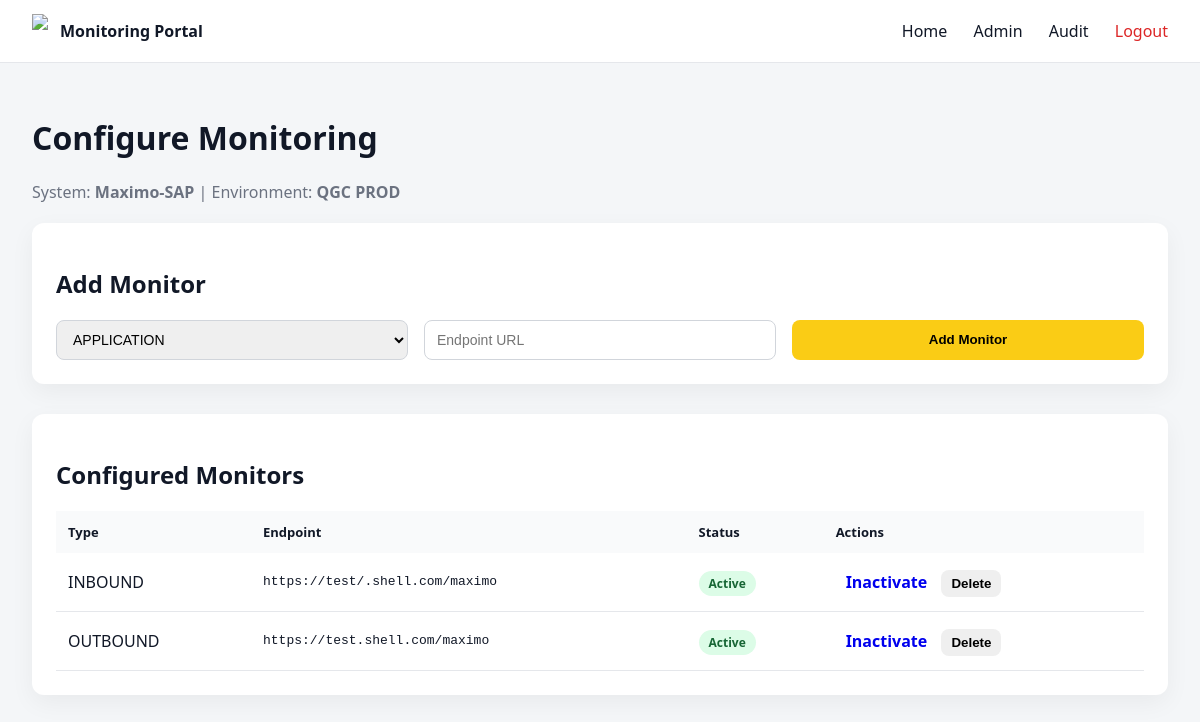
The page /admin/system/3/configure (signed in) on the database its author committed.
### models.py (models this page shows)
class System(db.Model):
    id = db.Column(db.Integer, primary_key=True)
    name = db.Column(db.String(120), nullable=False)
    environment = db.Column(db.String(20), nullable=False)
    is_active = db.Column(db.Boolean, default=True)
    created_at = db.Column(db.DateTime, default=datetime.utcnow)

class MonitorConfig(db.Model):
    id = db.Column(db.Integer, primary_key=True)
    system_id = db.Column(db.Integer, db.ForeignKey("system.id"))
    monitor_type = db.Column(db.String(30))   # APPLICATION / INBOUND / OUTBOUND
    endpoint_url = db.Column(db.String(300))
    is_active = db.Column(db.Boolean, default=True)

### app.py (the view, shortened to what this page needs)
@app.route("/admin/system/<int:id>/configure", methods=["GET", "POST"])
@login_required
def configure(id):
    system = System.query.get_or_404(id)
    monitors = MonitorConfig.query.filter_by(system_id=id).all()
    return render_template("configure_monitors.html", system=system, monitors=monitors)

### app.py (called while the page is built)
@login_manager.user_loader
def load_user(user_id):
    return User.query.get(int(user_id))

### templates/configure_monitors.html (shortened to what this page needs)
{% extends "base.html" %}
{% block content %}
<h1>Configure Monitoring</h1>
<p class="subtitle">
System: <strong>{{ system.name }}</strong> |
Environment: <strong>{{ system.environment }}</strong>
</p>
<div class="card">
    <h2>Add Monitor</h2>
    <form method="post" class="form-grid">
        <select name="type">
            <option>APPLICATION</option>
        </select>
        <input name="url" placeholder="Endpoint URL" required>
        <button class="btn primary">Add Monitor</button>
    </form>
</div>
<div class="card">
    <h2>Configured Monitors</h2>
    <table class="styled-table">
        <tr>
            <th>Type</th>
            <th>Endpoint</th>
            <th>Status</th>
            <th>Actions</th>
        </tr>
        {% for m in monitors %}
        <tr>
            <td>{{ m.monitor_type }}</td>
            <td class="mono">{{ m.endpoint_url }}</td>
            <td>
                <span class="status {{ 'success' if m.is_active else 'warning' }}">
                    {{ 'Active' if m.is_active else 'Inactive' }}
                </span>
            </td>
            <td>
                {% if m.is_active %}
                    <a class="btn small danger"
                       href="/admin/monitor/{{ m.id }}/inactivate"
                       onclick="return confirm('Inactivate this monitor?')">
                        Inactivate
                    </a>
                {% else %}
                    <a class="btn small success"
                       href="/admin/monitor/{{ m.id }}/activate"
                       onclick="return confirm('Activate this monitor?')">
                        Activate
                    </a>
                {% endif %}
                <form method="post"
                      action="/admin/monitor/{{ m.id }}/delete"
                      style="display:inline"
                      onsubmit="return confirmDelete(this)">
                    <button class="btn small danger">Delete</button>
                </form>
            </td>
        </tr>
        {% endfor %}
    </table>
</div>
{% endblock %}

### static/style.css (style rules this page uses)
* { box-sizing: border-box; }
body { margin: 0; font-family: system-ui, -apple-system, Segoe UI, Roboto; background: #f4f6f8; color: #111827; }
.subtitle { color: #6b7280; margin-bottom: 20px; }
.card { background: white; border-radius: 12px; padding: 24px; margin-bottom: 30px; box-shadow: 0 8px 24px rgba(0,0,0,0.05); }
.styled-table { width: 100%; border-collapse: collapse; }
.styled-table th { text-align: left; background: #f9fafb; padding: 12px; font-size: 13px; }
.styled-table td { padding: 12px; border-bottom: 1px solid #e5e7eb; }
.form-grid { display: grid; grid-template-columns: repeat(auto-fit, minmax(220px, 1fr)); gap: 16px; }
input, select { padding: 10px 12px; border-radius: 8px; border: 1px solid #d1d5db; font-size: 14px; }
.btn { padding: 10px 16px; border-radius: 8px; border: none; cursor: pointer; font-weight: 600; text-decoration: none; display: inline-block; }
.btn.primary { background: #facc15; }
.btn.small { padding: 6px 10px; }
.status { padding: 4px 10px; border-radius: 20px; font-size: 12px; font-weight: 600; }
.status.success { background: #dcfce7; color: #166534; }
.mono { font-family: monospace; font-size: 13px; }

### rows shown on the page
System: name "Maximo-SAP", environment "QGC PROD"
MonitorConfig: monitor_type "INBOUND", endpoint_url "https://test/.shell.com/maximo", is_active "Active"
MonitorConfig: monitor_type "OUTBOUND", endpoint_url "https://test.shell.com/maximo", is_active "Active"
